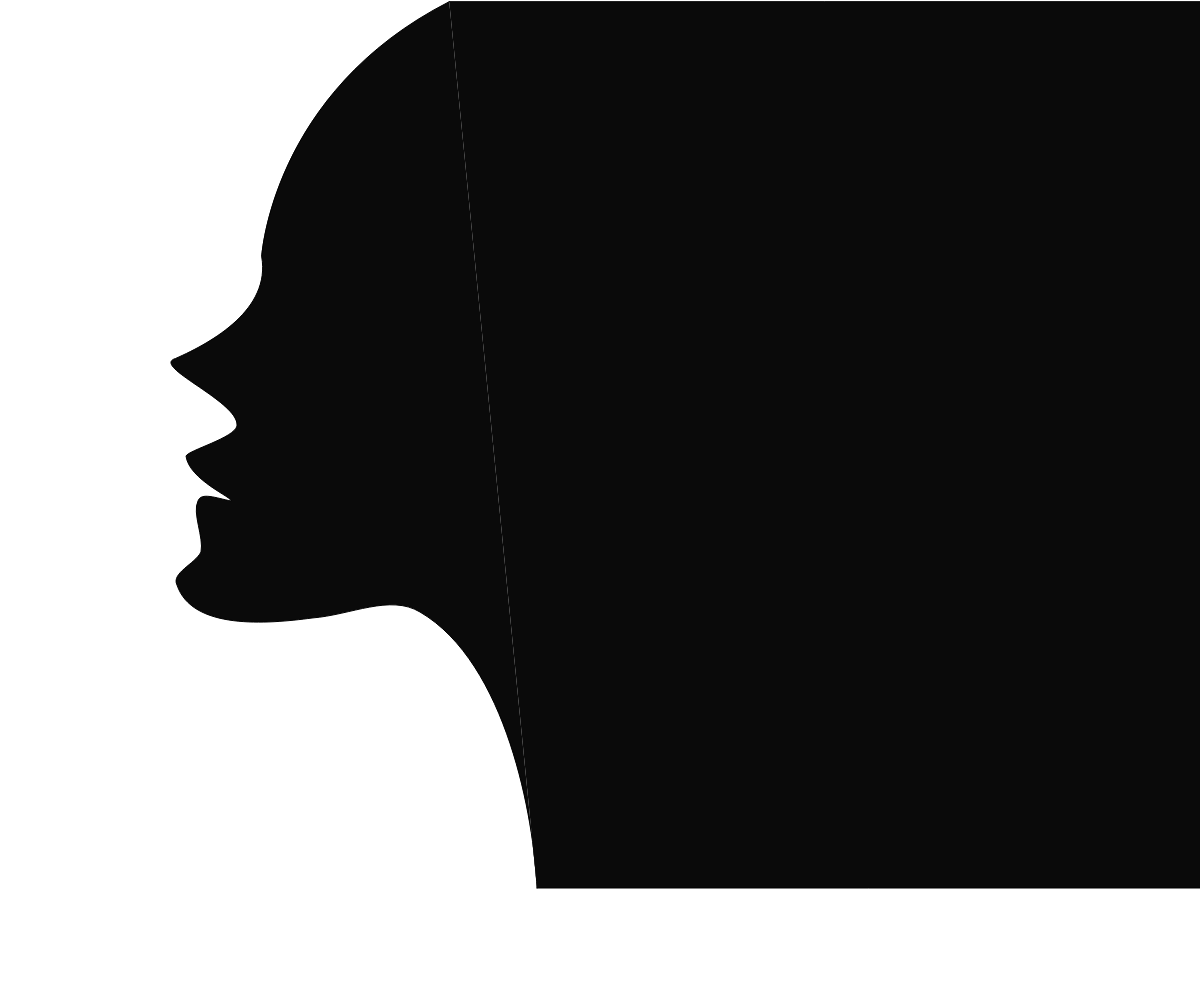
Frame 1 (no input)
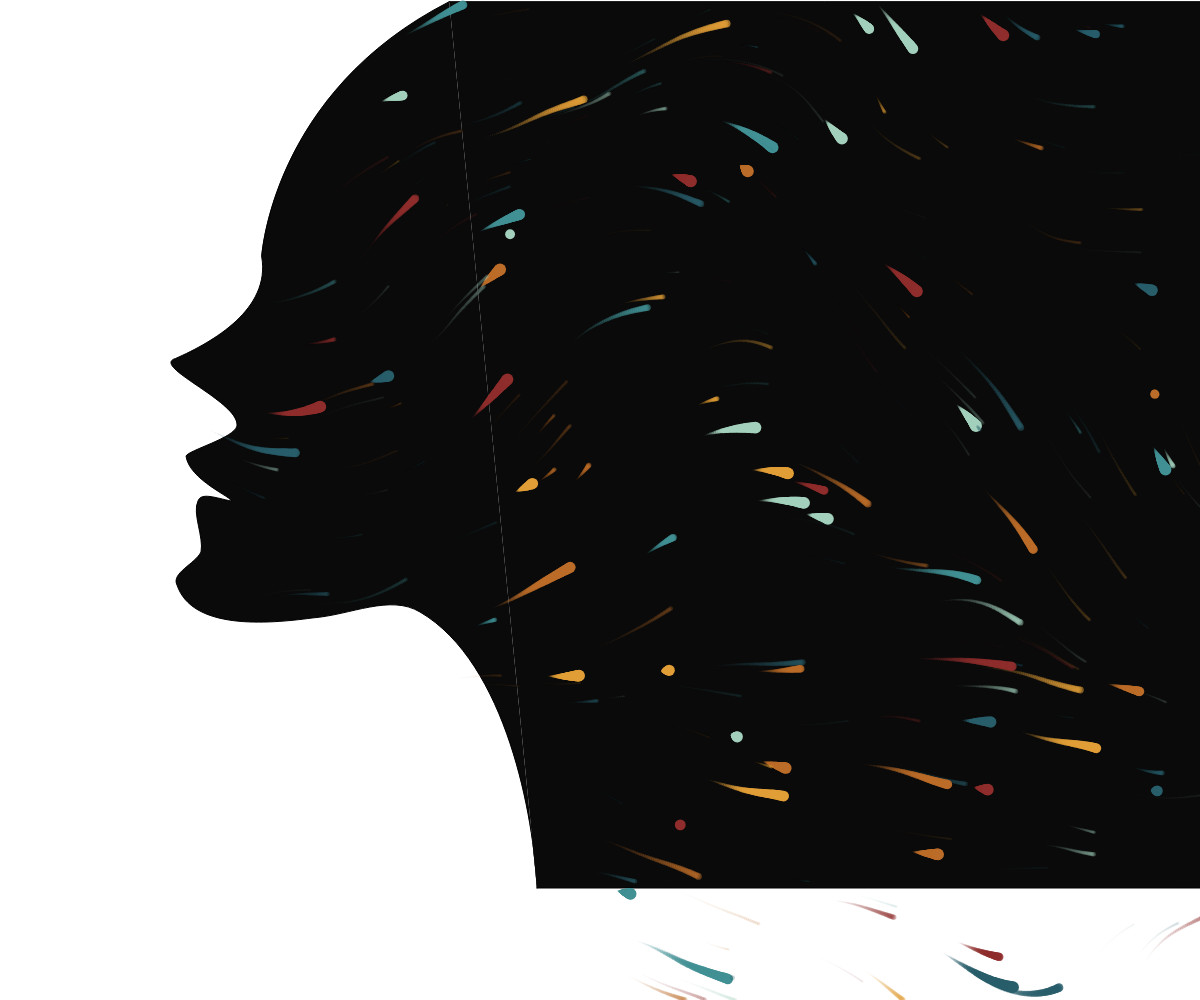
Frame 60 (no input)
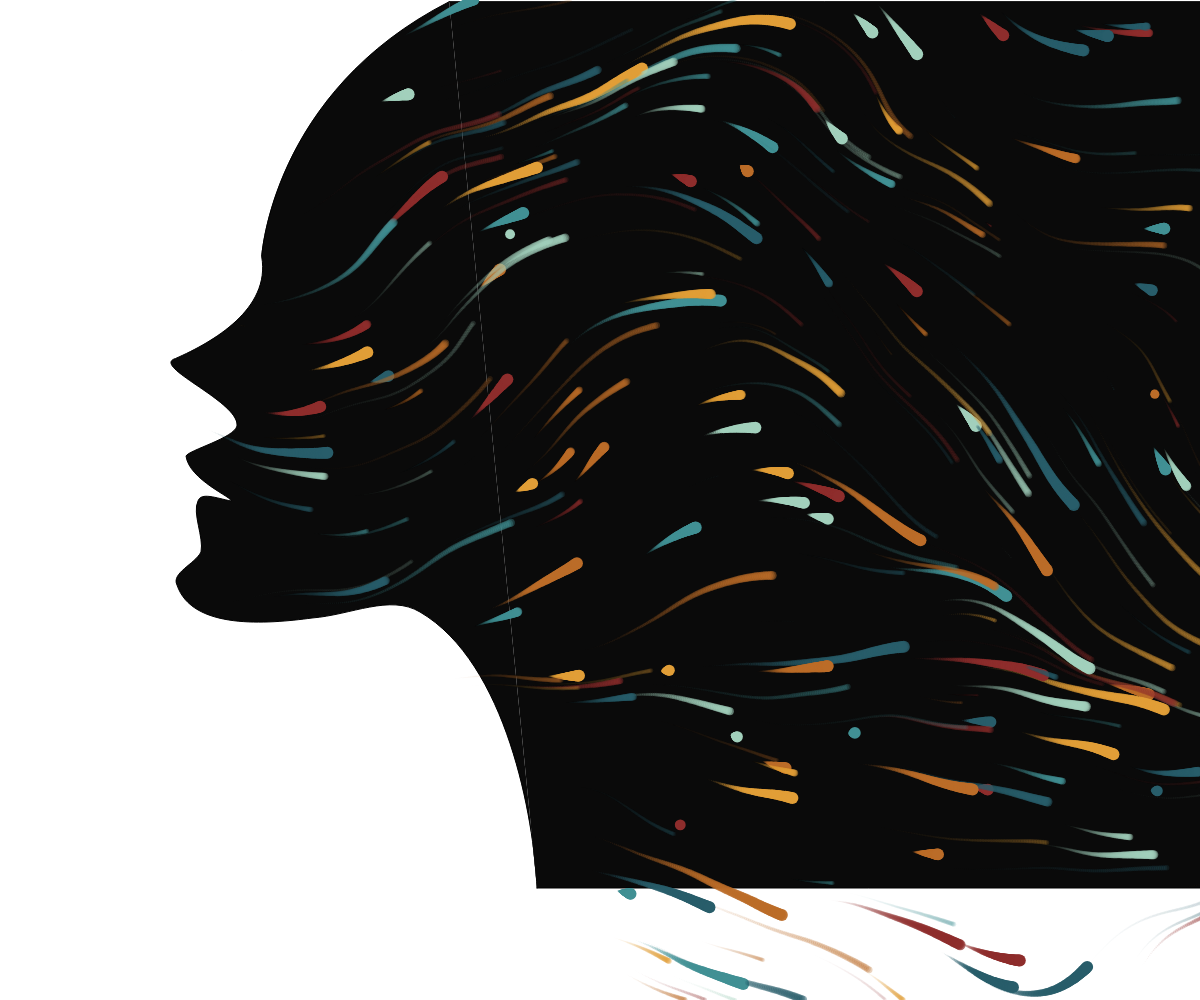
Frame 120 (the mouse pressed at the canvas centre since frame 60)

The p5.js sketch that drew these frames (run headless with seeded random() and noise() and a simulated clock; from frame 60 on, the mouse is pressed at the canvas centre):

// p5.js sketch
// ── sketch.js
var particles = [];
var maxLife = 40;
var numParticles = 300;
var numIters = 10
var initRadius = 0.1;
var finalRadius = 12;
var minLife = 2;
var womenScale=3
var iterCounter = 0
function setup(){
    backgroundColor = color(255);
    createCanvas(windowWidth, windowHeight);
    background(color('#fff'));
    for(var i = 0; i < numParticles; i++){
        particles[i] = new Particle();
    }
    pal = ["#04a3bd", "#f0be3d", "#931e18", "#da7901", "#247d3f", "#20235b"]//Lakota
    pal = ['#8E2D2C', '#BB6C28', '#E19E37', '#419094', '#A2D0BC', '#285D6A',]
    fill('#0a0a0a');
    push();
    translate(windowWidth*0.1,0);
    draw_women(womenScale);
    pop();
}

function draw(){
    translate(windowWidth*0.1,0);
    noStroke();
    smooth(); 
    for(var i = 1; i < numParticles; i++){
        var iterations = map(i,0,numParticles,numIters,1);
        particles[i].move(iterations);
        particles[i].checkEdge();
        var particleColor = color(pal[i%pal.length]);
        
        fill(red(particleColor), green(particleColor), blue(particleColor), 255*(particles[i].rad/particles[i].original_life));
      
        if(particles[i].life >= minLife){
          particles[i].display();
        }
        if(iterCounter>1200){
          noLoop();
        }
    } 
  
}

function Particle(){
    this.dist = 0.2
    this.vel = createVector(0, 0);
    this.pos = createVector(random(26*womenScale,width), random(-50, height+50));
    this.life = random(1, maxLife); 
    this.original_life = this.life;
    this.rad = initRadius;
    this.move = function(iterations){
        // if((this.life -= 0.01666) < 0)
        //     this.respawn();
      
        if(this.pos.y > 207*womenScale && this.pos.x <= 107*womenScale){
          this.life=0;
        }
        if(this.pos.y < 20*womenScale && this.pos.x < 80*womenScale || this.pos.y < 40*womenScale && this.pos.x < 60*womenScale || this.pos.y < 100*womenScale && this.pos.x < 47*womenScale || this.pos.y > 235*womenScale && this.pos.x < 140*womenScale){
          this.life=0;
        }
      
        // These show the areas corresponding to the "if" conditions designed above
//         ////////////////////////////////////////////  
//         stroke('blue')
//         line(80*womenScale,0,80*womenScale, height)
//         line(0, 20*womenScale, width, 20*womenScale)
      
//         stroke('red')
//         line(60*womenScale,0,60*womenScale, height)
//         line(0, 40*womenScale, width, 40*womenScale)
      
//         stroke('green')
//         line(47*womenScale,0,47*womenScale, height)
//         line(0, 100*womenScale, width, 100*womenScale)
      
//         stroke('yellow')
//         line(140*womenScale,0,140*womenScale, height)
//         line(0, 235*womenScale, width, 235*womenScale)
//         ////////////////////////////////////////////
     
      
      
        while(iterations > 0){

            // var angle = noise(this.pos.x/800, this.pos.y/800)*TWO_PI*800;
            // var angle = noise(this.pos.x/1000, this.pos.y/1000)*1000*TWO_PI;
            var angle = noise(this.pos.x/400, this.pos.y/400)*TWO_PI;
            angle = map(angle, 0, TWO_PI,  4*PI/3, 17*PI/6)
            // print(angle)
            let v = p5.Vector.fromAngle(angle, this.dist) 
            // print(angle, v.x, v.y)
            this.pos.x += v.x;
            this.pos.y += v.y;
            --iterations;
        }
    }

    this.checkEdge = function(){
        if(this.pos.x > width || this.pos.x < 0 || this.pos.y > height || this.pos.y < 0){
            this.respawn();
        }
    }
    
    this.respawn = function(){
        this.pos.x = random(26*womenScale,width+50);
        this.pos.y = random(-50, height+50);
        this.life = random(1, maxLife); 
        this.original_life = this.life;
        iterCounter +=1;
    }

    this.display = function(){
        // r = r + (finalRadius - r)*(this.life);
      // print(this)
      // if(this.life > minLife){
        this.rad = (initRadius-finalRadius)/(this.original_life - minLife)*this.life + (initRadius*minLife - finalRadius*this.original_life)/(minLife - this.original_life);
      // } 
      // else{rad=2;}
        // print(rad)
        ellipse(this.pos.x, this.pos.y, this.rad, this.rad);
        this.life -= 0.1
    }
}


function draw_women(x){
  beginShape();
  vertex(109.74355*x,0.55991603*x)
  bezierVertex(50.392446*x,30.795382*x, 47.231973*x,85.592846*x, 47.231973*x,85.592846*x)
  bezierVertex(50.28*x,103*x, 31*x,114*x, 18.5*x, 119.5*x)
  bezierVertex(10*x,122*x,40*x,134*x, 39*x,142*x)
  bezierVertex(38*x,146*x,23*x,150*x,22*x,152*x)
  // bezierVertex(30*x,148*x,23*x,150*x,22*x,152*x)
  bezierVertex(23*x,160*x,38*x,166*x, 37*x,167*x)
  bezierVertex(32*x,166*x,27*x,164*x,26*x,167*x)
  bezierVertex(24*x,171*x,28*x,179*x,27*x,184*x)
  bezierVertex(25*x,188*x,17*x,191*x,19*x,195*x)
  bezierVertex(24*x,210*x,49*x,208*x,64*x,206*x)
  bezierVertex(77*x,205*x,90*x,198*x,100*x,204*x)
  bezierVertex(129*x,221*x,138*x,273*x,139*x,296*x)
  endShape();
  beginShape();
  vertex(139*x,296*x)
  vertex(windowWidth, 296*x)
  vertex(windowWidth, 0.55991603*x)
  vertex(109.74355*x,0.55991603*x)
  endShape();
  
  
}
